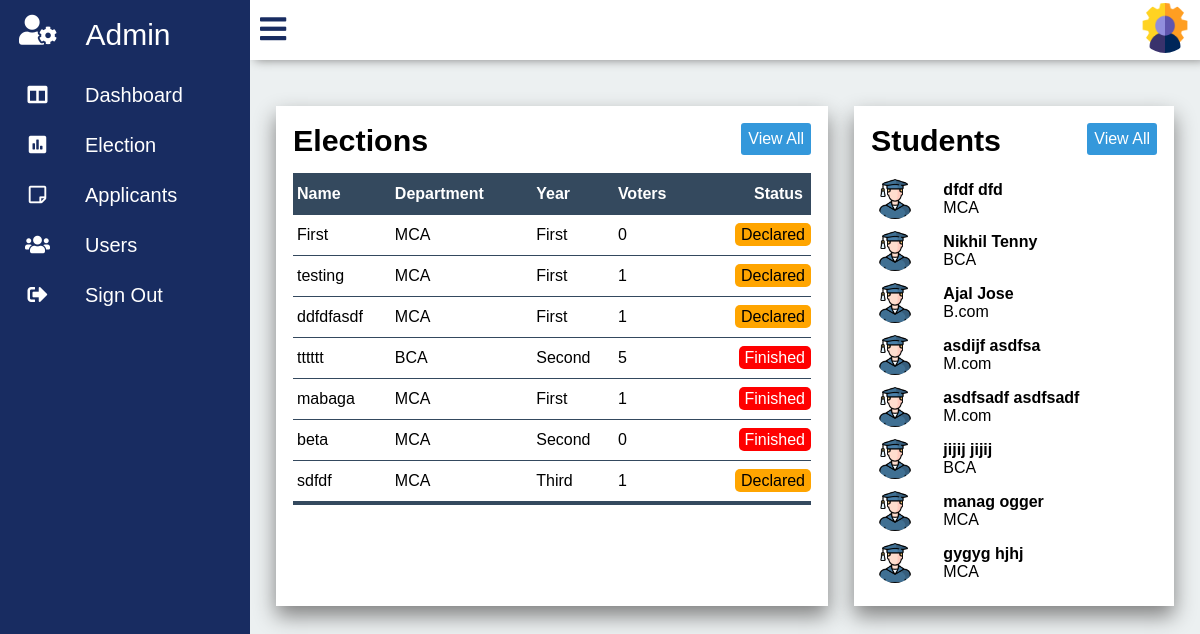
/admin.php (signed in), run on an earlier commit of the app's database.
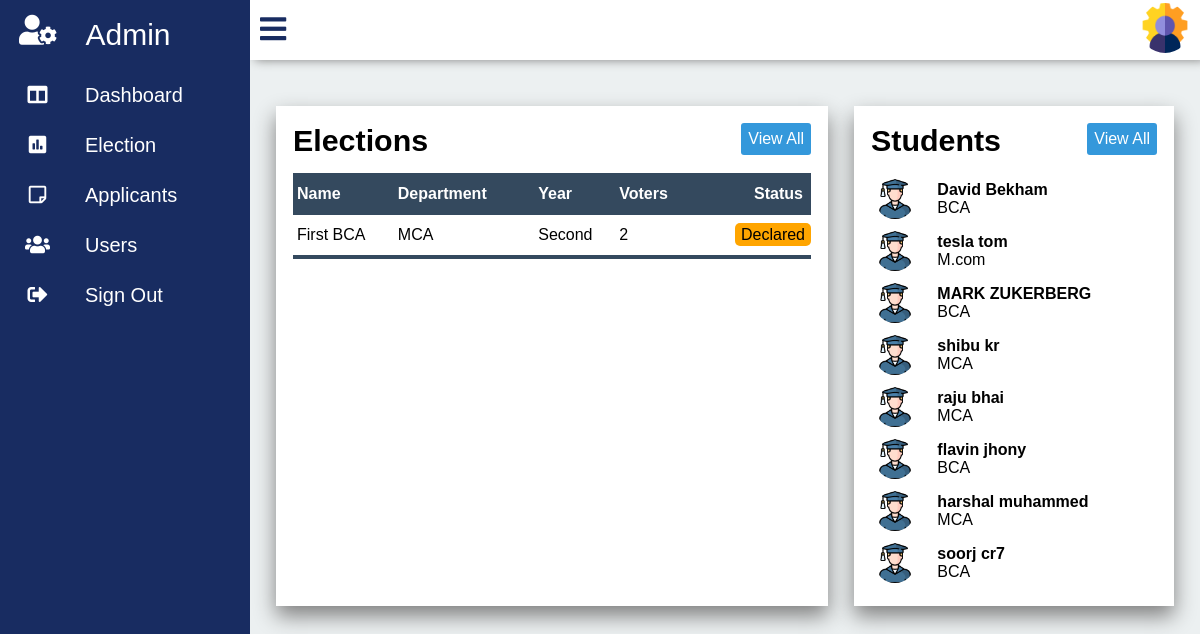
And on a later commit of the database.
### tables this page shows
CREATE TABLE IF NOT EXISTS `elections` (
  `id` int(10) unsigned NOT NULL AUTO_INCREMENT,
  `Name` varchar(30) NOT NULL,
  `Department_id` int(11) unsigned NOT NULL,
  `Year_id` int(11) unsigned NOT NULL,
  `Election_status` tinyint(3) unsigned NOT NULL DEFAULT '0',
  `Start_date` date NOT NULL,
  `End_date` date NOT NULL,
  `Start_time` time NOT NULL,
  `End_time` time NOT NULL,
  `Voters` int(11) NOT NULL,
  PRIMARY KEY (`id`),
  KEY `elections_dpt` (`Department_id`),
  KEY `elections_year` (`Year_id`)
);

CREATE TABLE IF NOT EXISTS `department` (
  `id` int(11) unsigned NOT NULL AUTO_INCREMENT,
  `Department_name` varchar(10) NOT NULL,
  `Yr_no` int(11) NOT NULL,
  PRIMARY KEY (`id`)
);

CREATE TABLE IF NOT EXISTS `year` (
  `id` int(10) unsigned NOT NULL AUTO_INCREMENT,
  `Year_name` varchar(10) NOT NULL,
  PRIMARY KEY (`id`)
);

CREATE TABLE IF NOT EXISTS `users` (
  `id` int(10) unsigned NOT NULL AUTO_INCREMENT,
  `Email` varchar(30) NOT NULL,
  `Phone_no` bigint(11) NOT NULL,
  `First_name` varchar(15) NOT NULL,
  `Last_name` varchar(15) NOT NULL,
  `Gender` varchar(10) NOT NULL,
  `Department_id` int(11) unsigned NOT NULL,
  `Year_id` int(10) unsigned NOT NULL,
  PRIMARY KEY (`id`),
  KEY `users_dpt` (`Department_id`),
  KEY `users_yr` (`Year_id`)
);

### php/onTablefunc.php (called while the page is built, shortened)
<?php
	function getDepartment($dpid,$con){
		$dpquery = "select Department_name from department where(id = $dpid );";
		$dp = mysql_query($dpquery,$con);
		$department = mysql_fetch_array($dp);
		return $department['Department_name'];
	}
	function getYear($yrid,$con) {
		$yrquery = "select * from year where(id = $yrid);";
		$yr = mysql_query($yrquery,$con);
		$year = mysql_fetch_array($yr);
		return $year['Year_name'];
	}
?>

### admin.php (the view, shortened to what this page needs)
<?php
	include("php/config.php");
	include("php/onTablefunc.php");
?>
<!DOCTYPE html>
<html>
<head>
	<link rel="stylesheet" type="text/css" href="css/all.min.css">
	<link rel="stylesheet" type="text/css" href="css/fontawesome.min.css">
	<link rel="stylesheet" type="text/css" href="css/panel.css">
	<link rel="stylesheet" type="text/css" href="css/admin.css">
</head>
<body onload="statuscolor()">
	<div class="container">
		<div class="navigation">
		<div class="admin_icon">
			<a href="">
					<i class="fas fa-user-cog"></i>
				<span class="admin_Text" >Admin</span>
			</a>
		</div>
			<ul>
				<li>
					<a href="admin.php">
						<span class="icon">
							<i class="fas fa-columns"></i>
						</span>
						<span class="title">Dashboard</span>
					</a>
				</li>
				<li>
					<a href="elections.php">
						<span class="icon">
							<i class="fas fa-poll"></i>
						</span>
						<span class="title">Election</span>
					</a>
				</li>
				<li>
					<a href="applicants.php">
						<span class="icon">
							<i class="far fa-sticky-note"></i>
						</span>
						<span class="title">Applicants</span>
					</a>
				</li>
				<li>
					<a href="users.php">
						<span class="icon">
							<i class="fas fa-users"></i>
						</span>
						<span class="title">Users</span>
					</a>
				</li>
				<li>
					<a href="/project/php/logout.php">
						<span class="icon">
							<i class="fas fa-sign-out-alt"></i>
						</span>
						<span class="title">Sign Out</span>
					</a>
				</li>
			</ul>
		</div>
		<div class="main">
			<div class="topbar">
				<div class="user">
					<a href="adminacc.php"><img src="images/admin_photo.png"></a>
				</div>
			</div>
			<div class="tables">
				<div class="election">
					<div class="table_Header">
						<h2>Elections</h2>
						<a href="elections.php" class='btn'>View All</a>
					</div>
					<table class="election_Table">
						<thead>
							<tr>
								<th> Name </th>
								<th>Department</th>
								<th>Year</th>
								<th>Voters</th>
								<th>Status</th>
							</tr>
						</thead>
						<tbody>
						<?php
								$eQ = "select * from elections order by id DESC limit 7;";
								$eQ_ob = mysql_query($eQ,$con);
								while($eData = mysql_fetch_array($eQ_ob)) {
									$department = getDepartment($eData['Department_id'],$con);
									$year = getYear($eData['Year_id'],$con);
						?>
							<tr>
							<td><?php echo $eData['Name'];?></td>
							<td><?php echo $department; ?></td>
							<td><?php echo $year;?></td>
							<td><?php echo $eData['Voters'];?></td>
							<td class="status"><span class="<?php if($eData['Election_status'] == 0)
										echo 'Declared';
									  elseif ($eData['Election_status'] == 1)
									  	echo "Ongoing";
									  else
									  	echo "Finished";	?>"><?php if($eData['Election_status'] == 0)
										echo 'Declared';
									  elseif ($eData['Election_status'] == 1)
									  	echo "Ongoing";
									  else
									  	echo "Finished";	?></span></td>
							</tr>
						<?php
							}
							?>
					</table>
				</div>
				<div class="student">
					<div class="table_Header">
						<h2>Students</h2>
						<a href="users.php" class='btn'>View All</a>
					</div>
					<table class="user_Table">
						<tbody>
							<?php
								$q = "select * from users order by id DESC limit 8;";
								$u_Result = mysql_query($q,$con);
								while($data = mysql_fetch_array($u_Result)) {
									$department = getDepartment($data['Department_id'],$con);
							?>
									<tr>
										<td><div class="user_Default_img"><img src="images/student_img.png"></div></td>
										<td><h4><?php
											echo $data['First_name']." ".$data['Last_name'];
												?></h4><span><?php echo $department; ?></span></td>
							<?php
								}
							?>
						</tbody>
					</table>
				</div>
			</div>
		</div>
	</div>
</body>
</html>

### css/panel.css (style rules this page uses)
* { margin: 0; padding: 0; box-sizing: border-box; font-family: 'Poppins',sans-serif; }
.container { position: relative; width: 100%; }
.navigation { position: fixed; width: 250px; height: 100%; background: #182C61; transition: 250ms ease-in-out; }
.navigation ul { position: relative; width: 100%; left: 0; top: 0; overflow: hidden; }
.navigation ul li { position: relative; width: 100%; list-style: none; overflow: hidden; }
.admin_icon a { width: 100%; text-decoration: none; color: white; display: flex; overflow: hidden; }
.admin_icon a i { font-size: 30px; line-height: 60px; padding: 0 19px; min-width: 75px; }
.admin_Text { font-size: 30px; font-weight: 400; font-family: 'Popins',sans-serif; color: white; padding: 0 10px; line-height: 70px; }
.navigation ul li a { position: relative; width: 100%; display: flex; text-decoration: none; color: white; }
li a span i { color: white; }
.navigation ul li a .icon { position: relative; display: block; height: 25px; min-width: 75px; text-align: center; height: 50px; font-size: 20px; line-height: 50px; padding: 0 10px; }
.navigation ul li a .title { position: relative; display: block; font-size: 20px; padding: 0 10px; height: 50px; line-height: 50px; }
.main { position: absolute; width: calc(100% - 250px); left: 250px; min-height: 100vh; background: #ecf0f1; transition: 250ms ease-in-out; overflow:scroll; height: 100vh; }
.main .topbar { background: white; overflow-y: hidden; width: 100%; height: 60px; padding: 0 10px; display: flex; justify-content: space-between; align-items: center ; box-shadow: 5px 0px 10px grey; }
.user img { width: 50px; height: 50px; border-radius: 50%; cursor: pointer; }

### css/admin.css (style rules this page uses)
.tables { margin-top: 20px; position: relative; width: 100%; display: grid; grid-template-columns: 2fr 1fr; }
.election { position: relative; margin: 26px 13px 26px 26px ; padding: 17px; background: white; max-height: 500px; min-width: 400px; box-shadow: 20px grey; box-shadow: 0px 10px 20px grey; }
.table_Header { display: flex; justify-content: space-between; align-items: flex-start; margin-bottom: 15px; }
.table_Header h2 { font-size: 1.9em; font-weight: bold; }
.btn { padding: 7px; text-decoration: none; color: white; background:#3498db; border-radius: 3px; }
.election_Table { border-collapse: collapse; width: 100%; }
.election_Table thead { background: #34495e; color: white; }
.election_Table thead th { padding: 12px 8px 12px 4px; text-align: left; }
.election_Table tbody td { padding: 11px 0px 11px 4px; }
.election_Table tbody tr { border-bottom: 1px solid #34495e; }
.election_Table thead th:last-child, .election_Table tbody td:last-child { text-align: right; }
.election_Table tbody tr:last-of-type { border-bottom: 4px solid #34495e; }
.status { position: relative; padding: 3px 5px; }
.Declared { padding: 3px 6px; background: orange; border-radius: 5px; color: black; }
.student { position: relative; max-width: auto; min-width: 320px; padding: 17px; max-height: 500px; margin: 26px 26px 26px 13px; background: white; box-shadow: 0px 10px 20px grey; }
.user_Table { border-collapse: collapse; width: 100%; }
.user_Table tbody td { padding: 6px 0px 6px 4px; }
.user_Table tbody td .user_Default_img { position: relative; width: 40px; height: 40px; border-radius: 50%; overflow: hidden; }
.user_Table tbody td .user_Default_img img { width: 100%; height: 100%; }
.user_Table tbody td:nth-child(1) { text-align: right; }
.Finished { padding: 3px 6px; background: red; border-radius: 5px; color: white; }

What changed in the data, as far as the page shows it:
removed elections: Name "First", Department.Department_name "MCA", Year.Year_name "First", Voters "0", Election_status "Declared"
removed elections: Name "testing", Department.Department_name "MCA", Year.Year_name "First", Voters "1", Election_status "Declared"
removed elections: Name "ddfdfasdf", Department.Department_name "MCA", Year.Year_name "First", Voters "1", Election_status "Declared"
removed elections: Name "tttttt", Department.Department_name "BCA", Year.Year_name "Second", Voters "5", Election_status "Finished"
removed elections: Name "mabaga", Department.Department_name "MCA", Year.Year_name "First", Voters "1", Election_status "Finished"
removed elections: Name "beta", Department.Department_name "MCA", Year.Year_name "Second", Voters "0", Election_status "Finished"
removed elections: Name "sdfdf", Department.Department_name "MCA", Year.Year_name "Third", Voters "1", Election_status "Declared"
removed users: First_name "dfdf", Last_name "dfd", Department.Department_name "MCA"
removed users: First_name "Nikhil", Last_name "Tenny", Department.Department_name "BCA"
removed users: First_name "Ajal", Last_name "Jose", Department.Department_name "B.com"
removed users: First_name "asdijf", Last_name "asdfsa", Department.Department_name "M.com"
removed users: First_name "asdfsadf", Last_name "asdfsadf", Department.Department_name "M.com"
removed users: First_name "jijij", Last_name "jijij", Department.Department_name "BCA"
removed users: First_name "manag", Last_name "ogger", Department.Department_name "MCA"
removed users: First_name "gygyg", Last_name "hjhj", Department.Department_name "MCA"
added elections: Name "First BCA", Department.Department_name "MCA", Year.Year_name "Second", Voters "2", Election_status "Declared"
added users: First_name "David", Last_name "Bekham", Department.Department_name "BCA"
added users: First_name "tesla", Last_name "tom", Department.Department_name "M.com"
added users: First_name "MARK", Last_name "ZUKERBERG", Department.Department_name "BCA"
added users: First_name "shibu", Last_name "kr", Department.Department_name "MCA"
added users: First_name "raju", Last_name "bhai", Department.Department_name "MCA"
added users: First_name "flavin", Last_name "jhony", Department.Department_name "BCA"
added users: First_name "harshal", Last_name "muhammed", Department.Department_name "MCA"
added users: First_name "soorj", Last_name "cr7", Department.Department_name "BCA"
